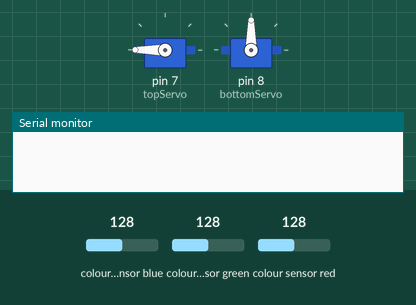
Recording of a sketch running on a simulated Arduino Uno, built with avr-gcc and run on an emulated ATmega328P. On the bench: 2 × servo, the last lines printed to the serial monitor. Wiring (inferred from the names in the program): TCS3200 colour sensor: output pin 6; S2 pin 4; S3 pin 5; S0 pin 2; S1 pin 3. The inputs (shaded band) are chosen by the test bench; at power-on: colour sensor blue 128, colour sensor green 128, colour sensor red 128.

Above: at 0.05 s.
At 0.6 s:
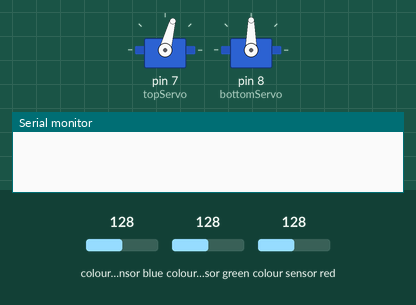
At 1.65 s:
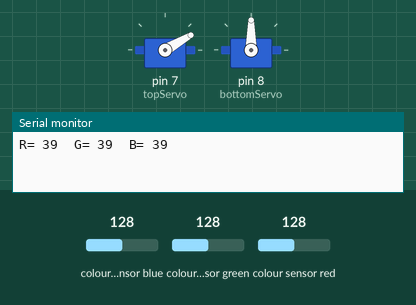
At 2.0 s:
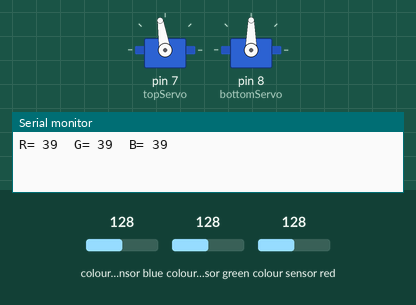
Timing chart, 0 to 4.6 s (numbered marks = the images above):
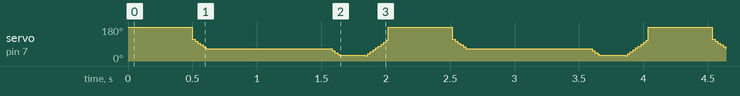

The sketch:

sketch_jan11a.ino
```cpp
/*     Arduino Project - Color Sorting Machine
 *
 *  by Dejan Nedelkovski, www.HowToMechatronics.com
 *
 */
#include <Servo.h>

#define S0 2
#define S1 3
#define S2 4
#define S3 5
#define sensorOut 6

Servo topServo;
Servo bottomServo;

int frequency = 0;
int color=0;

void setup() {
  pinMode(S0, OUTPUT);
  pinMode(S1, OUTPUT);
  pinMode(S2, OUTPUT);
  pinMode(S3, OUTPUT);
  pinMode(sensorOut, INPUT);

  // Setting frequency-scaling to 20%
  digitalWrite(S0, HIGH);
  digitalWrite(S1, LOW);

  topServo.attach(7);
  bottomServo.attach(8);

  Serial.begin(9600);
}

void loop() {

  topServo.write(180);
  delay(500);

  for(int i = 115; i > 65; i--) {
    topServo.write(i);
    delay(2);
  }
  delay(500);

  color = readColor();
  delay(10);

  switch (color) {
    case 1:
    bottomServo.write(50);
    break;

   /* case 2:
    bottomServo.write(75);
    break;
*/
    case 3:
    bottomServo.write(100);
    break;
/*
    case 4:
    bottomServo.write(125);
    break;

    case 5:
    bottomServo.write(150);
    break;
*/
    case 6:
    bottomServo.write(175);
    break;

    case 0:
    break;
  }
  delay(300);

  for(int i = 65; i > 29; i--) {
    topServo.write(i);
    delay(2);
  }
  delay(200);

  for(int i = 29; i < 115; i++) {
    topServo.write(i);
    delay(2);
  }
  color=0;
}

// Custom Function - readColor()
int readColor() {
  // Setting red filtered photodiodes to be read
  digitalWrite(S2, LOW);
  digitalWrite(S3, LOW);
  // Reading the output frequency
  frequency = pulseIn(sensorOut, LOW);
  int R = frequency;
  // Printing the value on the serial monitor
  Serial.print("R= ");//printing name
  Serial.print(frequency);//printing RED color frequency
  Serial.print("  ");
  delay(50);

  // Setting Green filtered photodiodes to be read
  digitalWrite(S2, HIGH);
  digitalWrite(S3, HIGH);
  // Reading the output frequency
  frequency = pulseIn(sensorOut, LOW);
  int G = frequency;
  // Printing the value on the serial monitor
  Serial.print("G= ");//printing name
  Serial.print(frequency);//printing RED color frequency
  Serial.print("  ");
  delay(50);

  // Setting Blue filtered photodiodes to be read
  digitalWrite(S2, LOW);
  digitalWrite(S3, HIGH);
  // Reading the output frequency
  frequency = pulseIn(sensorOut, LOW);
  int B = frequency;
  // Printing the value on the serial monitor
  Serial.print("B= ");//printing name
  Serial.print(frequency);//printing RED color frequency
  Serial.println("  ");
  delay(50);

  if(R<229 & R>212 & G<355 & G>336){
    color = 1; // Red
  }
  /*if(G<55 & G>43 & B<47 &B>35){
    color = 2; // Orange
  }*/
  if(R<155 & R>137 & G<174 & G>155){
    color = 3; // Green
  }
  /*if(R<38 & R>24 & G<44 & G>30){
    color = 4; // Yellow
  }
  if(R<56 & R>46 & G<65 & G>55){
    color = 5; // Brown
  }*/
  if (G<556 & G>541 & B<335 &B>316){
    color = 6; // Blue
  }
  return color;
}
```
